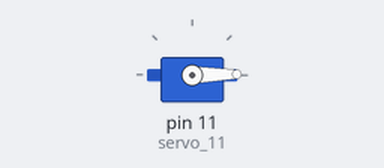
The sketch below on a simulated Arduino Uno, built with avr-gcc and run on an emulated ATmega328P. Shown: servo.

Above: at 0.05 s.
At 2.65 s:
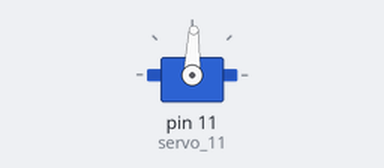
At 5.25 s:
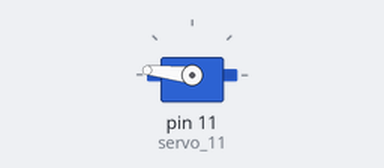
At 10.45 s:
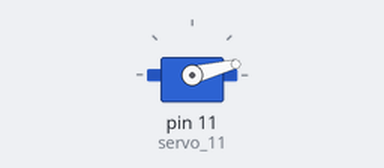
Timing chart, 0 to 14.2 s (numbered marks = the images above):
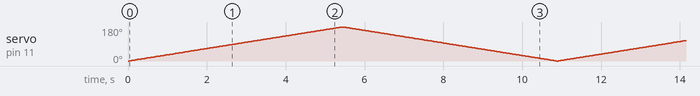

The sketch:

servo_motor_v1.ino
```cpp
/*
 * Gira e retorna o servo motor de 0 a 180 graus.
 *
 */

#include <Servo.h>

int i = 0;

Servo servo_11;


void setup()
{
  //Porta 11 em modo de saída(escrita).
  servo_11.attach(11, 500, 2500);
}

void loop()
{
  //Gera os ângulos de 0 a 180 para girar o servo motor.
  for (i = 0; i <= 180; i += 1) {
	// Escreve o ângulo
    servo_11.write(i);
	// Aguarda 30 milésimos de segundo
    delay(30);
  }
  //Gera os ângulos de 180 a 0 para girar o servo motor.
  for (i = 180; i >= 0; i -= 1) {
	// Escreve o ângulo
    servo_11.write(i);
	// Aguarda 30 milésimos de segundo
    delay(30);
  }
}
```
